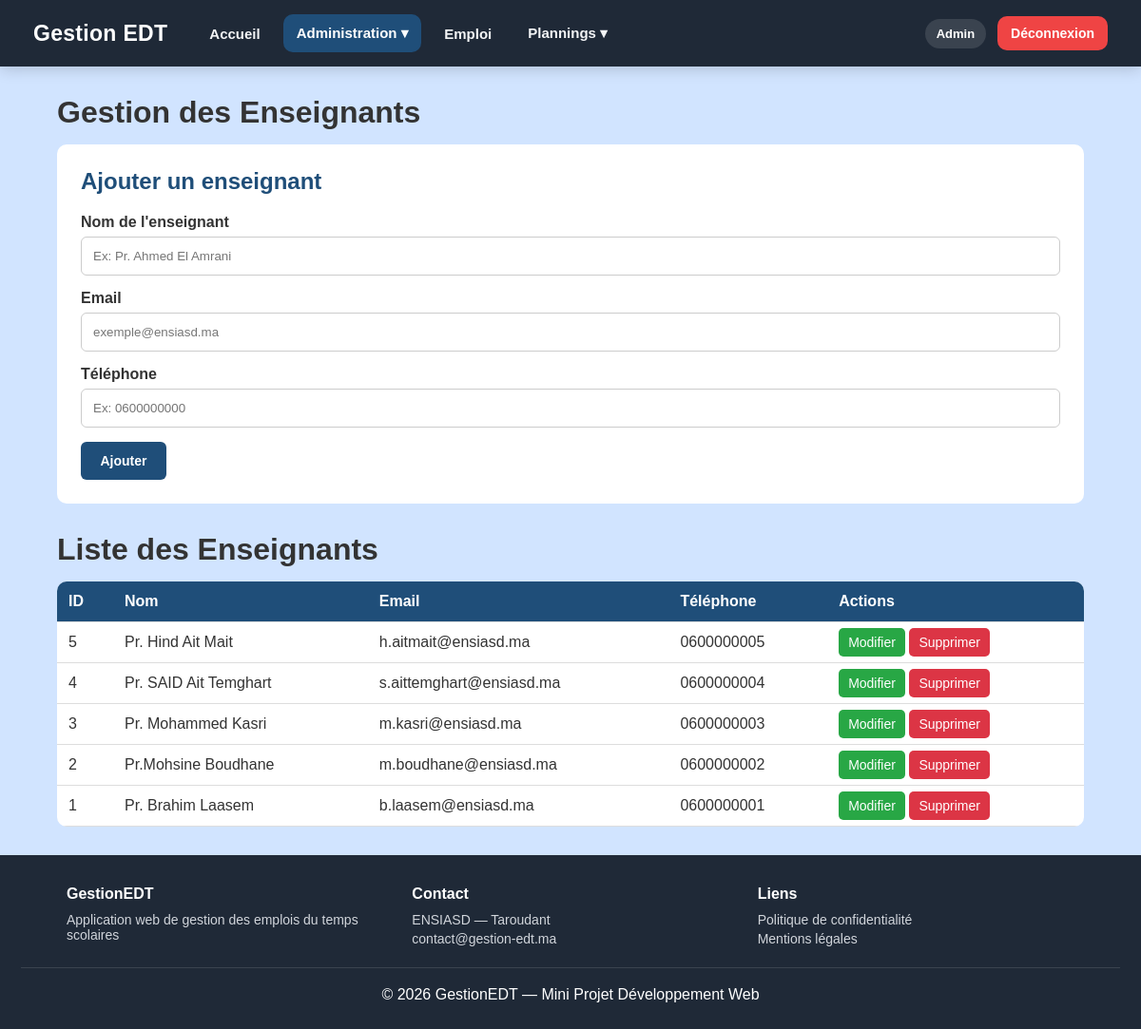
Screenshot of /pages/enseignants.php (signed in) with the database file from the repository.
### tables this page shows
CREATE TABLE `enseignants` (
  `id` int(11) NOT NULL,
  `nom` varchar(100) NOT NULL,
  `email` varchar(100) DEFAULT NULL,
  `telephone` varchar(20) DEFAULT NULL
);

### pages/enseignants.php (the view, shortened to what this page needs)
<?php
require_once "../config.php";
$enseignant_edit = null;
$stmt = $PDO->query("SELECT * FROM enseignants ORDER BY id DESC");
$enseignants = $stmt->fetchAll(PDO::FETCH_ASSOC);
?>
<!DOCTYPE html>
<html lang="fr">
<head>
    <link rel="stylesheet" href="../css/style.css">
</head>
<body>
<?php require_once "../includes/navbar.php"; ?>
<div class="container">
    <h1>Gestion des Enseignants</h1>
    <div class="form-box">
        <?php if ($enseignant_edit): ?>
            <h2>Modifier un enseignant</h2>
            <form method="POST">
                <input type="hidden" name="id" value="<?= $enseignant_edit['id'] ?>">
                <label>Nom de l'enseignant</label>
                <input type="text" name="nom" value="<?= htmlspecialchars($enseignant_edit['nom']) ?>" required>
                <label>Email</label>
                <input type="email" name="email" value="<?= htmlspecialchars($enseignant_edit['email']) ?>">
                <label>Téléphone</label>
                <input type="text" name="telephone" value="<?= htmlspecialchars($enseignant_edit['telephone']) ?>">
                <div class="form-actions">
                    <button type="submit" name="modifier" class="btn-form btn-save">Modifier</button>
                    <a href="enseignants.php" class="btn-form btn-cancel">Annuler</a>
                </div>
            </form>
        <?php else: ?>
            <h2>Ajouter un enseignant</h2>
            <form method="POST">
                <label>Nom de l'enseignant</label>
                <input type="text" name="nom" placeholder="Ex: Pr. Ahmed El Amrani" required>
                <label>Email</label>
                <input type="email" name="email" placeholder="exemple@ensiasd.ma">
                <label>Téléphone</label>
                <input type="text" name="telephone" placeholder="Ex: 0600000000">
                <button type="submit" name="ajouter" class="btn-form btn-save">Ajouter</button>
            </form>
        <?php endif; ?>
    </div>
    <h1>Liste des Enseignants</h1>
    <table>
        <thead>
            <tr>
                <th>ID</th>
                <th>Nom</th>
                <th>Email</th>
                <th>Téléphone</th>
                <th>Actions</th>
            </tr>
        </thead>
        <tbody>
            <?php foreach ($enseignants as $enseignant): ?>
                <tr>
                    <td><?= $enseignant['id'] ?></td>
                    <td><?= htmlspecialchars($enseignant['nom']) ?></td>
                    <td><?= htmlspecialchars($enseignant['email']) ?></td>
                    <td><?= htmlspecialchars($enseignant['telephone']) ?></td>
                    <td>
                        <a class="btn-edit" href="enseignants.php?edit=<?= $enseignant['id'] ?>">Modifier</a>
                        <a class="btn-delete"
                           href="enseignants.php?delete=<?= $enseignant['id'] ?>"
                           onclick="return confirm('Voulez-vous vraiment supprimer cet enseignant ?');">
                           Supprimer
                        </a>
                    </td>
                </tr>
            <?php endforeach; ?>
        </tbody>
    </table>
</div>
<?php require_once "../includes/footer.php"; ?>
</body>
</html>

### css/style.css (style rules this page uses)
* { margin: 0; padding: 0; box-sizing: border-box; }
body { font-family: 'Trebuchet MS', 'Lucida Sans Unicode', 'Lucida Grande', 'Lucida Sans', Arial, sans-serif; background: #d1e4ff; color: #333; }
.container { width: 90%; margin: 30px auto; }
.form-box { background: white; padding: 25px; border-radius: 10px; margin-bottom: 30px; }
.form-box h2 { margin-bottom: 20px; color: #1f4e79; }
.form-box label { display: block; margin-bottom: 6px; font-weight: bold; }
.form-box input, .form-box textarea { width: 100%; padding: 12px; margin-bottom: 15px; border: 1px solid #ccc; border-radius: 6px; }
.form-box button { background-color: #1f4e79; width: 90px; height: 40px; padding: 0; border-radius: 6px; font-size: 14px; font-weight: bold; text-align: center; text-decoration: none; border: none; cursor: pointer; color: white; display: flex; align-items: center; justify-content: center; }
.container h1 { margin-bottom: 15px; }
table { width: 100%; border-collapse: collapse; background: white; border-radius: 10px; overflow: hidden; }
th { background: #1f4e79; color: white; }
td, th { padding: 12px; border-bottom: 1px solid #ddd; text-align: left; }
.btn-edit, .btn-delete, .btn-cancel { padding: 7px 10px; border-radius: 5px; text-decoration: none; color: white; font-size: 14px; }
.btn-edit { background: #28a745; }
.btn-delete { background: #dc3545; }
html, body { min-height: 100vh; }
body { display: flex; flex-direction: column; }
body > .container, body > div.container { flex: 1; }

### rows the page displays
enseignants: id "5", nom "Pr. Hind Ait Mait", email "h.aitmait@ensiasd.ma", telephone "0600000005"
enseignants: id "4", nom "Pr. SAID Ait Temghart", email "s.aittemghart@ensiasd.ma", telephone "0600000004"
enseignants: id "3", nom "Pr. Mohammed Kasri", email "m.kasri@ensiasd.ma", telephone "0600000003"
enseignants: id "2", nom "Pr.Mohsine Boudhane", email "m.boudhane@ensiasd.ma", telephone "0600000002"
enseignants: id "1", nom "Pr. Brahim Laasem", email "b.laasem@ensiasd.ma", telephone "0600000001"

### other values shown
$role "Admin"
